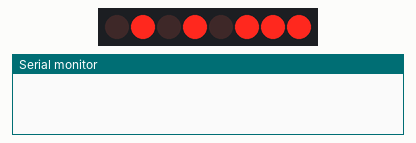
The program below on a simulated Arduino Uno, built with avr-gcc and run on an emulated ATmega328P. Parts: 8 shift-register outputs drawn as a row of LEDs (first output left, lit = HIGH), the last lines printed to the serial monitor. Wiring (inferred from the names in the program): shift register (74HC595): data pin 12; shift clock pin 9; latch pin 11. Wiring (inferred from the signals the program sends): row of LEDs: on Q0, Q1, Q2, Q3, Q4, Q5, Q6, Q7.

Above: at 0.5 s.
At 2.5 s:
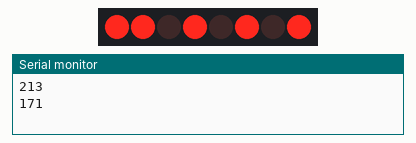
At 3.5 s:
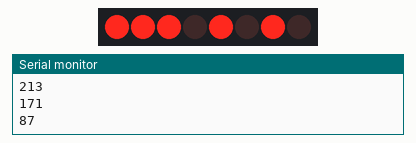
At 4.5 s:
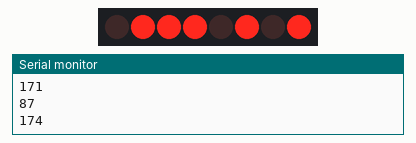
At 6.5 s:
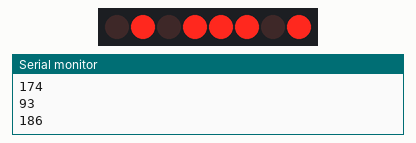
At 9.5 s:
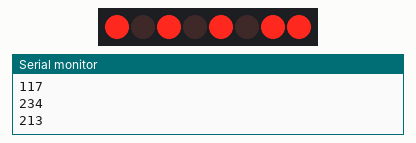
Timing chart, 0 to 10.4 s (numbered marks = the images above):
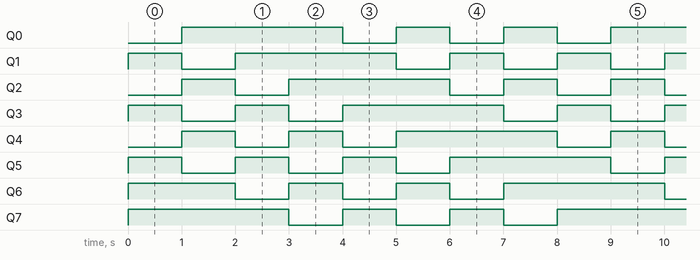

The program:

main.cpp
```cpp
#include <Arduino.h>
int latchpin = 11;
int clockpin = 9;
int datapin = 12;
int dt = 1000;
byte LEDS = B11101010;
void setup() {
  // put your setup code here, to run once:
  Serial.begin(9600);
  pinMode(latchpin, OUTPUT);
  pinMode(datapin, OUTPUT);
  pinMode(clockpin, OUTPUT);
}

void loop() {
  // put your main code here, to run repeatedl
  digitalWrite(latchpin, 0);
  shiftOut(datapin, clockpin, MSBFIRST, LEDS);
  digitalWrite(latchpin, 1);
  // poderia ter feito como LEDS = LEDS/128 + LEDS * 2; | Deixarei o método mais eficiente, mas o método original que fiz antes de ver a resposta fica salvo
  LEDS = LEDS/128 + LEDS * 2;
  delay(dt);
 /* LEDS = LEDS * 2;
  delay(dt);
    if (LEDS > 0x0FE){
      LEDS = LEDS - 0xFF;
      digitalWrite(latchpin, 0);
      shiftOut(datapin, clockpin, MSBFIRST, LEDS);
      digitalWrite(latchpin, 1);
    } */
  Serial.println(LEDS);
}
```

Measured:
- by itself, Q0, Q5–7: repeats every 8.0 s: 2 × (LOW 1.0 s, HIGH 1.0 s), LOW 1.0 s, HIGH 3.0 s
- by itself, Q1, Q2: repeats every 8.0 s: LOW 1.0 s, HIGH 3.0 s, 2 × (LOW 1.0 s, HIGH 1.0 s)
- by itself, Q3, Q4: repeats every 8.0 s: LOW 1.0 s, HIGH 1.0 s, LOW 1.0 s, HIGH 3.0 s, LOW 1.0 s, HIGH 1.0 s
